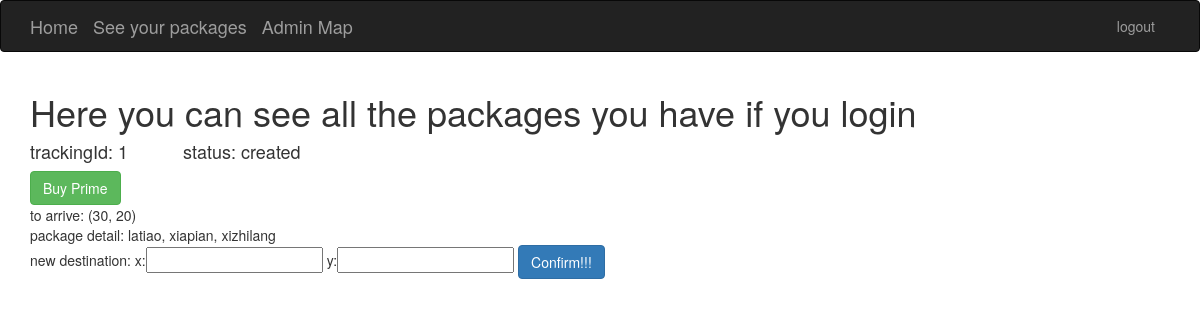
Page /apps/user_info/ (signed in) on the earlier database version.
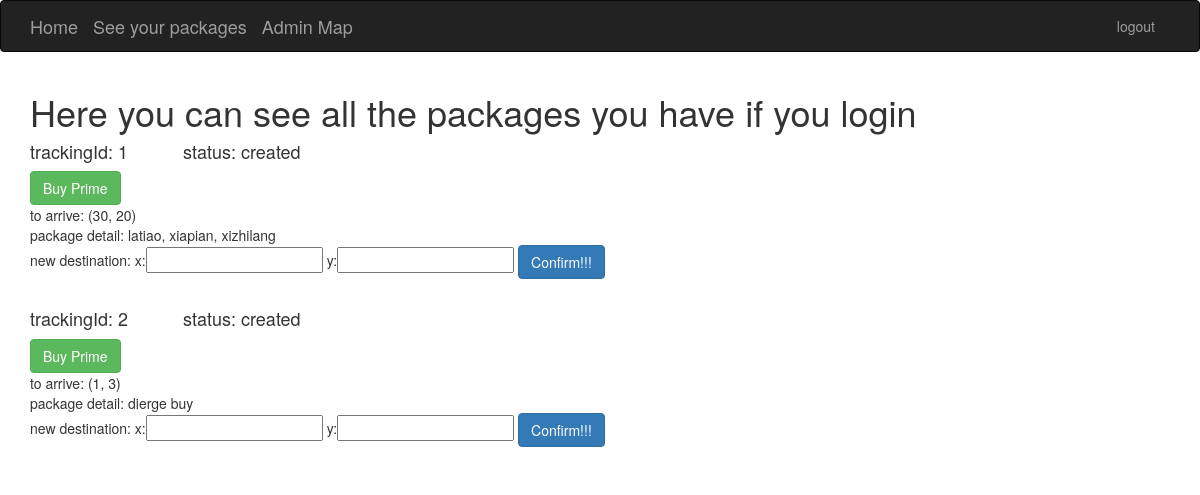
Same page on the later database version.
### apps/models.py (models this page shows)
class AmazonTransaction(models.Model):
    transaction_id = models.IntegerField()
    items_detail = models.CharField(default=0, max_length=1000);
    amazonAccount = models.ForeignKey(AmazonAccount, on_delete=models.CASCADE, related_name="amazontransactions")
    def __str__(self):
        return "amazon tras Id: " + str(self.transaction_id)

### apps/views.py (the view)
@login_required
def user_info(request):
    accounts = request.user.amazonaccount.all()
    if len(accounts) == 0:
        return render(request, "apps/user_info.html", {"not_found":"true"})
    AmazonTransactions = []
    for account in accounts:
        AmazonTransactions = account.amazontransactions.all()
    user_packages = []
    for Atran in AmazonTransactions:
        user_package = deepcopy(Atran);
        tracking = Atran.tracking
        user_package.trackingId = tracking.id
        user_package.to_x = tracking.to_x
        user_package.to_y = tracking.to_y
        user_package.is_prime = tracking.is_prime
        if tracking.finished:
            user_package.strStatus = "delivered"
            user_package.trunk_id = tracking.trunk.trunk_id
        elif not tracking.assigned_trunk:
            user_package.strStatus = "created"
        else:
            user_package.strStatus = intToStatus(tracking.trunk.status)
            user_package.trunk_id = tracking.trunk.trunk_id
        user_packages.append(user_package)
    print(user_packages)
    return render(request, "apps/user_info.html", {"packages":user_packages})

### apps/templates/apps/user_info.html (shortened to what this page needs)
{% extends 'base.html' %}
{% block content %}
<h1>Here you can see all the packages you have if you login</h1>
{% for package in packages%}
<h4>trackingId: {{package.id}}     &nbsp&nbsp&nbsp&nbsp&nbsp&nbsp&nbsp&nbsp&nbsp  status: {{package.strStatus}}
{% if package.is_prime%}&nbsp&nbsp&nbsp(Prime) {%endif%}</h4>
{% if not package.is_prime %} <form method="POST" action="{% url 'apps:add_prime' package.id%}">
        {% csrf_token %}<input class="btn btn-success" type="submit" value="Buy Prime"/>
    </form>
    {% endif %}
to arrive: ({{package.to_x}}, {{package.to_y}}) <br/>
package detail: {{package.items_detail}}<br/>
{% if package.strStatus != "delivered" and package.strStatus != "out for delivery"%}
<form method="POST" action="{% url 'apps:change_destination' package.id%}">
    new destination:
    x:<input type="text" name="new_destination_x"/> y:<input type="text" name="new_destination_y"/> <input class="btn btn-primary" type="submit" value="Confirm!!!"/>
</form>
{% endif %}
<br/>
{% endfor %}
{% endblock %}

Differences in the rows shown:
added AmazonTransaction: id "2", strStatus "created", to_x "1", to_y "3", items_detail "dierge buy"
